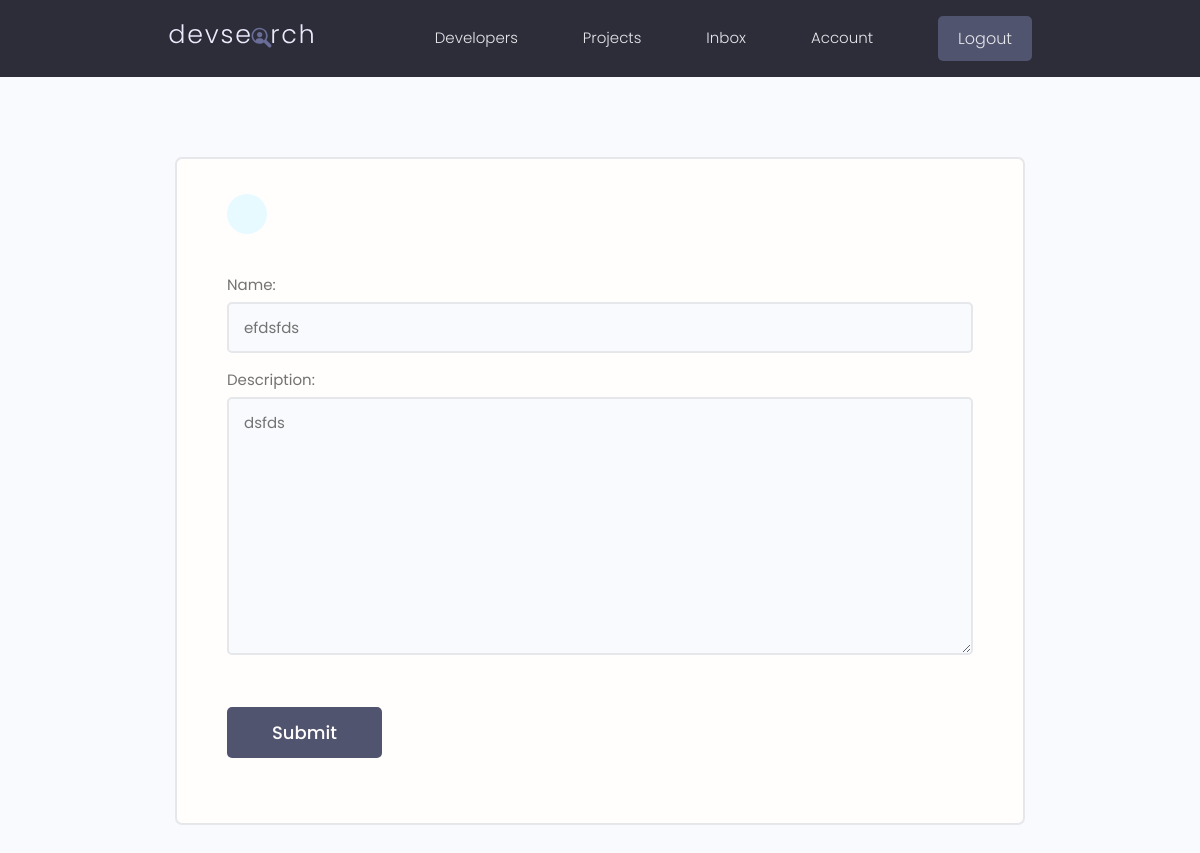
Before: /update-skill/f3103fa6-0be1-4e19-89fd-670d81ea8112/ (signed in) with the older database file.
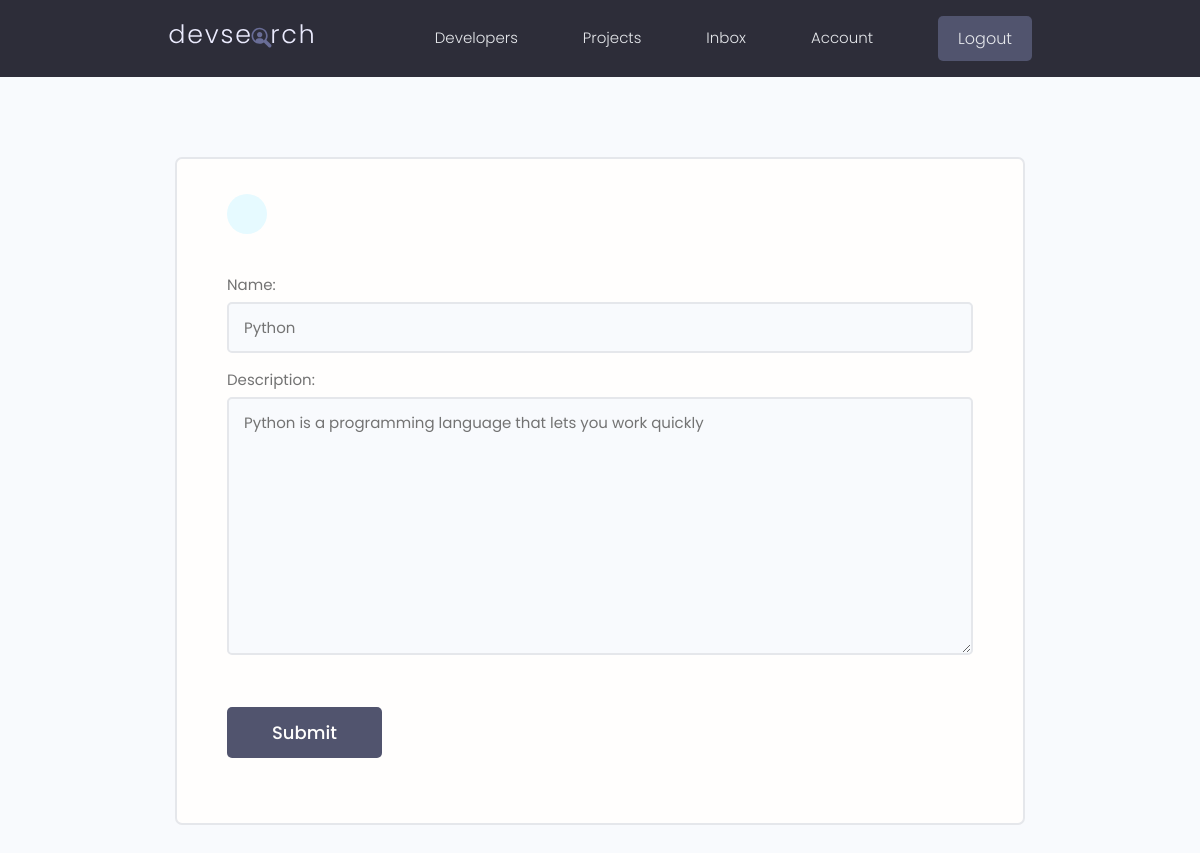
After: the same page with the newer database file.
### users/models.py (models this page shows, shortened)
class Skill(models.Model) :
    owner=models.ForeignKey(Profiles,on_delete=models.CASCADE,null=True,blank=True)
    name=models.CharField(max_length=200,null=True,blank=True)
    description=models.TextField(null=True,blank=True)
    created=models.DateTimeField(auto_now_add=True,editable=False)
    id=models.UUIDField(default=uuid.uuid4,primary_key=True,unique=True,editable=False)

### users/views.py (the view)
# urls.py: path('update-skill/<str:pk>/',views.updateSkill,name='update-skill'),
@login_required(login_url='login')
def updateSkill(request,pk):
    profile=request.user.profiles
    skill= profile.skill_set.get(id=pk)
    form=SkillForm(instance=skill)
    if request.method=='POST':
        form=SkillForm(request.POST,instance=skill)
        if form.is_valid:
            form.save()
            messages.success(request,"skill was updated successfully!")
            return redirect('account')
    context={'form':form}
    return render(request,'users/skill_form.html',context)

### users/forms.py
class SkillForm(ModelForm):
    class Meta:
        model = Skill
        fields = '__all__'
        exclude = ['owner']
    def __init__(self, *args, **kwargs):
        super(SkillForm, self).__init__(*args, **kwargs)
        for name, field in self.fields.items():
            field.widget.attrs.update({'class': 'input'})

### users/templates/users/skill_form.html (shortened to what this page needs)
{% extends 'main.html'%}
{% block content %}
 <main class="formPage my-xl">
    <div class="content-box">
        <div class="formWrapper">
            <a class="backButton" href="{% url 'account' %}"></a>
            <br>
            <form action="" method="POST">
                {% for field in form %}
                <div class="form__field">
                    <label for="formInput#text">{{field.label}}: </label>
                    {{field}}
                </div>
                {%endfor%}
                <input class="btn btn--sub btn--lg  my-md" type="submit" value="Submit" />
            </form>
        </div>
    </div>
</main>
{% endblock %}

Changed rows visible on the page:
changed Skill: name "efdsfds" → "Python"; description "dsfds" → "Python is a programming language that lets you work quickly"
